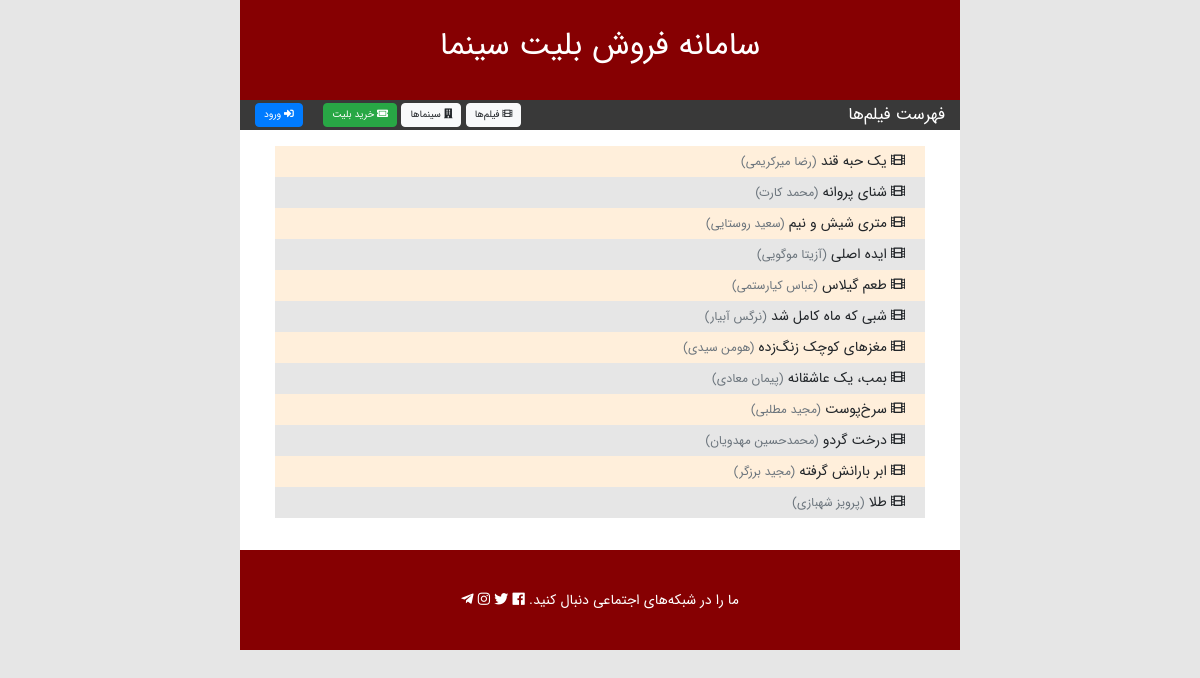
Page /ticketing/movie/list/ on the committed database.
### ticketing/models.py (models this page shows, shortened)
class Movie(models.Model):
    name = models.CharField("عنوان فیلم",max_length=100)
    director = models.CharField("نام کارگردان", max_length=50)
    year = models.IntegerField("سال تولید")
    length = models.IntegerField("مدت زمان")
    description = models.TextField("خلاصه فیلم")
    poster = models.ImageField("پوستر", upload_to='movie_poster/')
    class Meta:
        verbose_name = "فیلم"
        verbose_name_plural = "فیلم"

### ticketing/views.py (the view)
# urls.py: path('movie/list/', views.movie_list, name="movie_list"),
def movie_list(request):
    movies = Movie.objects.all()
    return render(request, 'ticketing/movie_list.html', {"movies" : movies})

### ticketing/templates/ticketing/movie_list.html
{% extends "ticketing/base_page.html" %} {% load static %} {% block title %} فهرست فیلم‌ها {% endblock title %} {% block toolbar_title %} فهرست فیلم‌ها {% endblock toolbar_title %}
{% block main_content %}
<div class="row">
    <div class="col py-3">
        {% if movies %}
        <ul class="item-list">
            {% for movie in movies %}
            <li>
                <a href="{% url 'ticketing:movie_details' movie_id=movie.id %}">
                    <i class="fas fa-film"></i> {{ movie.name }}
                    <small class="text-muted">
                                ({{ movie.director }})
                            </small>
                </a>
            </li>
            {% endfor %}
        </ul>
        {% else %}
        <div class="alert alert-danger">
            در حال حاضر هیچ فیلمی برای نمایش وجود ندارد.
        </div>
        {% endif %}
    </div>
</div>
{% endblock main_content %}

### ticketing/templates/ticketing/base_page.html (shortened to what this page needs)
{% load static %}
<!DOCTYPE html>
<html>
<head>
    <link rel="stylesheet" type="text/css" href="{% static 'ticketing/css/bootstrap.css' %}">
    <link rel="stylesheet" type="text/css" href="{% static 'ticketing/css/font-awesome.css' %}">
    <link rel="stylesheet" type="text/css" href="{% static 'ticketing/css/main.css' %}"> {% block extra_css %}{% endblock extra_css %}
</head>
<body dir="rtl">
    <div class="container" id="container">
        <div class="row align-items-center" id="header">
            <div class="col text-center">
                <h2>
                    سامانه فروش بلیت سینما
                </h2>
            </div>
        </div>
        <div class="row align-items-center" id="toolbar">
            <div class="col-6">
                <h4>
                    {% block toolbar_title %}{% endblock toolbar_title%}
                </h4>
            </div>
            <div class="col-6 text-left">
                {% block toolbar_buttons %}
                <a class="btn btn-light py-1 px-2" href="{% url 'ticketing:movie_list' %}">
                    <i class="fas fa-film"></i> فیلم‌ها
                </a>
                <a class="btn btn-light py-1 px-2" href="{% url 'ticketing:cinema_list' %}">
                    <i class="fas fa-building"></i> سینماها
                </a>
                <a class="btn btn-success py-1 px-2" href="{% url 'ticketing:showtime_list' %}">
                    <i class="fas fa-ticket-alt"></i> خرید بلیت
                </a>
                {% endblock toolbar_buttons %} {% block user_button %} {% if user.is_authenticated %}
                <div class="dropdown">
                    <a class="btn btn-primary dropdown-toggle py-1 px-2" id="user-button" href="#" data-toggle="dropdown" aria-haspopup="true" aria-expanded="false">
                        <i class="fas fa-user"></i> {{ user.get_full_name}}
                    </a>
                    <div class="dropdown-menu text-right" aria-labelledby="user-button" dir="rtl">
                        <span class="dropdown-item-text">
                                <i class="fas fa-coins"></i>
                                اعتبار:
                                {{ user.profile.balance }}
                                تومان
                            </span>
                        <div class="dropdown-divider"></div>
                        <a class="dropdown-item" href="{% url 'accounts:profile_details' %}">
                            <i class="far fa-address-card"></i> نمایه کاربری
                        </a>
                        <a class="dropdown-item" href="{% url 'ticketing:ticket_list' %}">
                            <i class="fas fa-ticket-alt"></i> بلیت‌های من
                        </a>
                        <a class="dropdown-item" href="{% url 'accounts:payment_list' %}">
                            <i class="fas fa-receipt"></i> پرداخت‌های من
                        </a>
                        <a class="dropdown-item" href="{% url 'accounts:logout' %}">
                            <i class="fas fa-sign-out-alt"></i> خروج
                        </a>
                    </div>
                </div>
                {% else %}
                <a class="btn btn-primary py-1 px-2 mr-3" href="{% url 'accounts:login' %}">
                    <i class="fas fa-sign-in-alt"></i> ورود
                </a>
                {% endif %} {% endblock user_button %}
            </div>
        </div>
        {% block main_content %}{% endblock main_content %}
        <div class="row align-content-center" id="footer">
            <div class="col text-center">
                <span>
                ما را در شبکه‌های اجتماعی دنبال کنید.
                <a class="social-media-icon" href="https://facebook.com/#">
                    <i class="fab fa-facebook"></i>
                </a>
                <a class="social-media-icon" href="https://twitter.com/#">
                    <i class="fab fa-twitter"></i>
                </a>
                <a class="social-media-icon" href="https://instagram.com/#">
                    <i class="fab fa-instagram"></i>
                </a>
                <a class="social-media-icon" href="https://telegram.org/#">
                    <i class="fab fa-telegram-plane"></i>
                </a>
            </span>
            </div>
        </div>
    </div>
</body>
</html>

### ticketing/static/ticketing/css/main.css (style rules this page uses)
body { direction: rtl; text-align: right; font-family: IRANSansWeb; font-size: 14px !important; margin: 0; background-color: #e6e6e6; }
#container { max-width: 720px; margin: 0 auto; background-color: #ffffff; }
#header { background-color: #860002; color: #ffffff; height: 100px; }
#toolbar { background-color: #393939; color: #ffffff; min-height: 30px; }
#toolbar h4 { font-size: 1.2em; margin: 0; }
#toolbar .btn { font-size: 0.7em; }
#footer { background-color: #860002; color: #ffffff; height: 100px; }
a.social-media-icon { color: inherit !important; text-decoration: none !important; }
ul.item-list { padding: 0 20px; }
ul.item-list>li { list-style: none; padding: 5px 20px; background-color: #ffefdb; }
ul.item-list>li:nth-child(2n) { background-color: #e6e6e6; }
ul.item-list>li>a { display: block; text-decoration: none; color: inherit; }

### rows in the picture
Movie: name "یک حبه قند", director "رضا میرکریمی"
Movie: name "شنای پروانه", director "محمد کارت"
Movie: name "متری شیش و نیم", director "سعید روستایی"
Movie: name "ایده اصلی", director "آزیتا موگویی"
Movie: name "طعم گیلاس", director "عباس کیارستمی"
Movie: name "شبی که ماه کامل شد", director "نرگس آبیار"
Movie: name "مغزهای کوچک زنگ‌زده", director "هومن سیدی"
Movie: name "بمب، یک عاشقانه", director "پیمان معادی"
Movie: name "سرخ‌پوست", director "مجید مطلبی"
Movie: name "درخت گردو", director "محمدحسین مهدویان"
Movie: name "ابر بارانش گرفته", director "مجید برزگر"
Movie: name "طلا", director "پرویز شهبازی"
